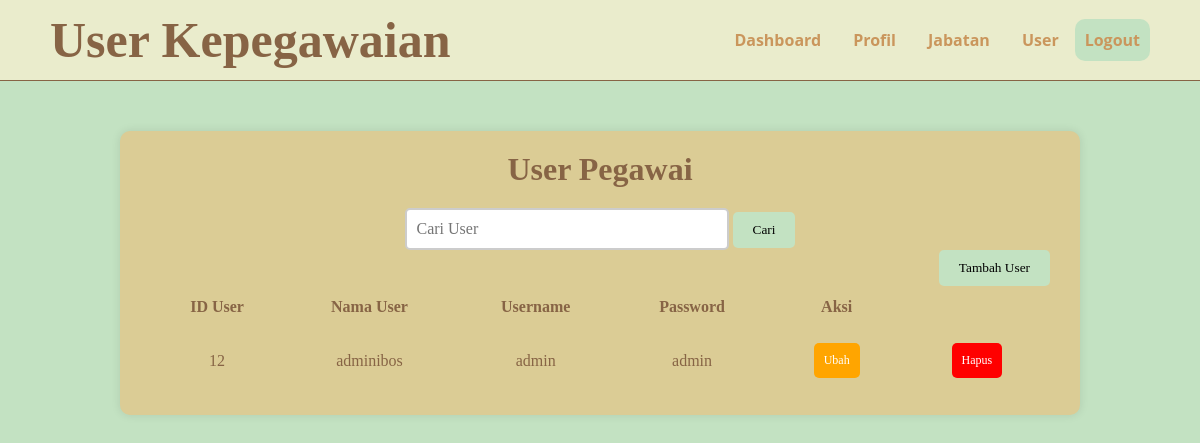
Screenshot of /user.php with the database file from the repository.
### tables this page shows
CREATE TABLE `user` (
  `id` int(5) NOT NULL,
  `nama` varchar(30) NOT NULL,
  `username` varchar(20) NOT NULL,
  `password` varchar(30) NOT NULL
);

### user.php (the view, shortened to what this page needs)
<!DOCTYPE html>
<html lang="en">
<head>
</head>
<body>
    <nav>
        <div class="wrapper">
            <div class="logo"><a href="user.php">User Kepegawaian</a></div>
            <div class="menu">
                <ul>
                    <li><a href="dashboard.php">Dashboard</a></li>
                    <li><a href="profil.php">Profil</a></li>
                    <li><a href="jabatan.php">Jabatan</a></li>
                    <li><a href="user.php">User</a></li>
                    <li><a onclick="confirmLogout()" class="logout">Logout</a></li>
                </ul>
            </div>
        </div>
    </nav>
</body>
    <div class="container">
        <h1>User Pegawai</h1>
        <div class="search">
                <form method="post" action="user.php">
                <input type="text" name="keyword" placeholder="Cari User">
                <button type="submit">Cari</button>
                </form>
            <div class="tambah">
                <form method="post" action="tambahuser.php">
                    <button type="submit">Tambah User</button>
                </form>
            </div>
        </div>
        <?php if(isset($_POST['keyword'])): ?>
        <?php
include 'koneksi.php';
if(isset($_POST['keyword'])) {
    $keyword = $_POST['keyword'];
    $query = "SELECT * FROM user WHERE username LIKE '%$keyword%'";
    $result = $conn->query($query);
    if ($result->num_rows > 0) {
        echo "<table>";
        echo "<thead>";
        echo "<tr>";
        echo "<th>ID User</th>";
        echo "<th>Nama User</th>";
        echo "<th>Username</th>";
        echo "<th>Password</th>";
        echo "</tr>";
        echo "</thead>";
        echo "<tbody>";
        while ($row = $result->fetch_assoc()) {
            echo "<tr>";
            echo "<td>" . $row["id"] . "</td>";
            echo "<td>" . $row["nama"] . "</td>";
            echo "<td>" . $row["username"] . "</td>";
            echo "<td>" . $row["password"] . "</td>";
            echo "</tr>";
        }
        echo "</tbody>";
        echo "</table>";
    } else {
        echo "Tidak ada hasil yang ditemukan.";
    }
    $conn->close();
}
?>
<?php else: ?>
        <table>
            <thead>
                <tr>
                    <th>ID User</th>
                    <th>Nama User</th>
                    <th>Username</th>
                    <th>Password</th>
                    <th>Aksi</th>
                </tr>
            </thead>
            <tbody>
                <?php
                include 'koneksi.php';
                $query = "SELECT * FROM user";
                $result = $conn->query($query);
                if ($result->num_rows > 0) {
                    while ($row = $result->fetch_assoc()) {
                        echo "<tr>";
                        echo "<td>" . $row["id"] . "</td>";
                        echo "<td>" . $row["nama"] . "</td>";
                        echo "<td>" . $row["username"] . "</td>";
                        echo "<td>" . $row["password"] . "</td>";
                        echo "<td><a href='edituser.php?id=" . $row["id"] . "' class='ubah-btn1'>Ubah</a></td>";
                        echo "<td><a href='hapususer.php?id=" . $row["id"] . "' class='ubah-btn'>Hapus</a></td>";
                        echo "</tr>";
                    }
                } else {
                    echo "<tr><td colspan='4'>Tidak ada data user.</td></tr>";
                }
                ?>
            </tbody>
        </table>
        <?php endif; ?>
    </div>
</html>

### user.php (style rules this page uses)
* { text-decoration: none; margin: 0px; padding: 0px; }
body { background-color: #C3E2C2; margin: 0px; padding: 0px; font-family: 'Open Sans',sans-serif; }
.container { font-family: 'comic sans ms' ; color: #876445; max-width: 900px; margin: 50px auto; background-color: #DBCC95; border-radius: 10px; padding: 20px 30px; box-shadow: 0 0 10px rgba(0, 0, 0, 0.1); }
.container tr { padding: 15px 15px; }
.container th { padding: 10px 10px 10px 10px; }
.container td { padding: 15px 15px; }
.container table { width: 100%; text-align: center; }
.search { margin-top: 20px; margin-bottom: 20px; text-align: center; }
.search input[type="text"] { font-family: 'comic sans ms' ; padding: 10px; border: 2px solid #ccc; border-radius: 5px; width: 300px; font-size: 16px; }
.search button { font-family: 'comic sans ms' ; padding: 10px 20px; background-color: #C3E2C2; color: black; border: none; border-radius: 5px; cursor: pointer; transition: background-color 0.3s; }
.ubah-btn { background-color: red; color: white; padding: 10px 10px; text-align: center; text-decoration: none; display: inline-block; border-radius: 5px; transition: background-color 0.3s; font-size: 12px; }
.logout { background-color: #C3E2C2; padding: 10px 10px; border-radius: 10px; }
.ubah-btn1 { background-color: orange; color: white; padding: 10px 10px; text-align: center; text-decoration: none; display: inline-block; border-radius: 5px; transition: background-color 0.3s; font-size: 12px; }
.tambah { float: right; }
h1 { text-align: center; }
.wrapper { width: 1100px; margin: auto; position: relative; }
.logo a { font-family: 'comic sans ms' ; font-weight: 800; font-size: 50px; float: left; color: #876445; }
.menu { float: right; }
nav { width: 100%; margin: auto; line-height: 80px; display: flex; position: sticky; position: -webkit-sticky; top: 0px; background-color: #EAECCC; z-index: 1; border-bottom: 1px solid #876445; }
nav ul { list-style-type: none; margin: 0px; padding: 0px; overflow: hidden; }
nav ul li { float: left; }
nav ul li a { color: #ca965c; font-weight: bold; text-align: center; border-radius: 20px; padding: 0px 16px 0px 16px; text-decoration: none; }

### rows the page displays
user: id "12", nama "adminibos", username "admin", password "admin"
